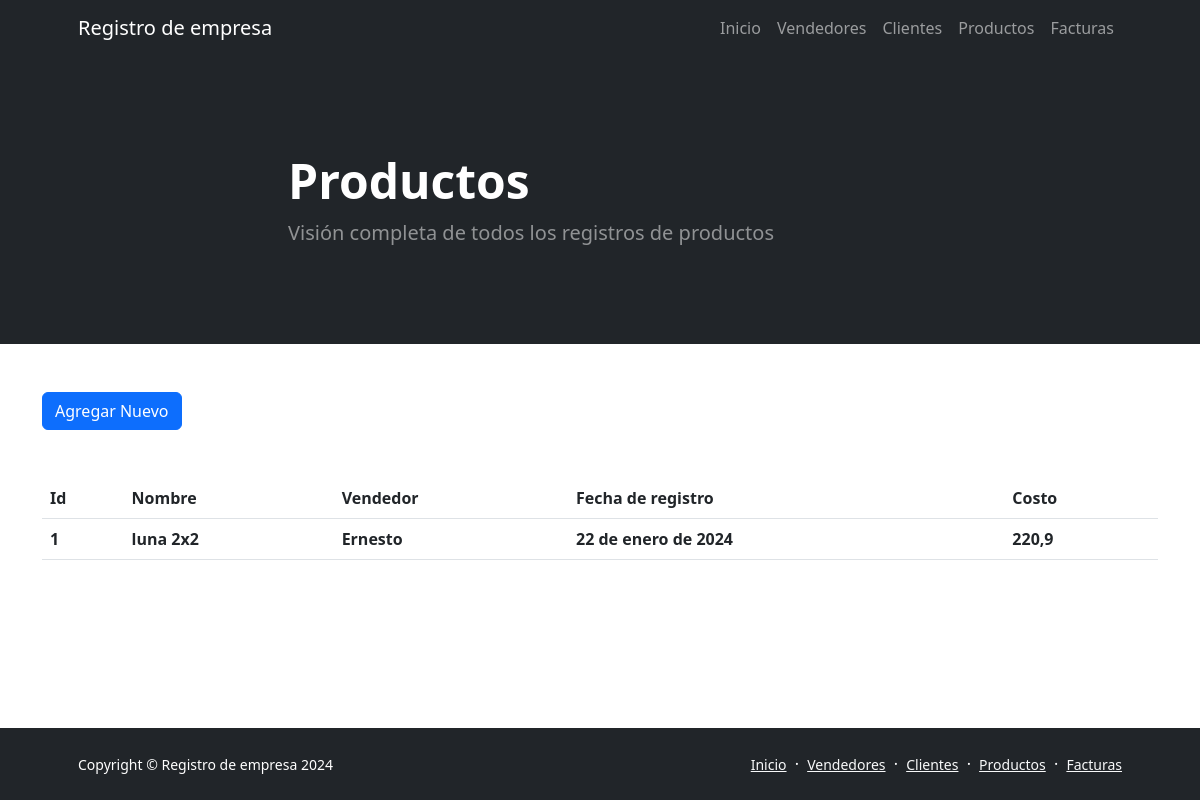
/productos/, run on the app's committed database.
### aplicacion/models.py (models this page shows, shortened)
class Productos(models.Model):
    nombre = models.CharField(max_length=50)
    vendedor = models.CharField(max_length=50)
    fechaRegistro = models.DateField()
    costo = models.FloatField()

### aplicacion/views.py (the view)
# urls.py: path('productos/', productos, name="productos"),
def productos(request):
    contexto = {'productos': Productos.objects.all()}
    return render(request, "aplicacion/productos.html", contexto)

### aplicacion/templates/aplicacion/productos.html
{% extends "aplicacion/index.html" %}
{% block titulo %}
<h1 class="display-5 fw-bolder text-white mb-2">Productos</h1>
<p class="lead fw-normal text-white-50 mb-4">Visión completa de todos los registros de productos</p>
{% endblock titulo %}
{% block contenido %}
<a class="btn btn-primary mb-5" href="{% url 'productos_form' %}" role="button">Agregar Nuevo</a>
<table class="table">
    <thead>
        <tr>
            <th>Id</th>
            <th>Nombre</th>
            <th>Vendedor</th>
            <th>Fecha de registro</th>
            <th>Costo</th>
        </tr>
    </thead>
    <tbody>
    {% for c in productos %}
        <tr>
            <th>{{ c.id }}</th>
            <th>{{ c.nombre }}</th>
            <th>{{ c.vendedor }}</th>
            <th>{{ c.fechaRegistro }}</th>
            <th>{{ c.costo }}</th>
        </tr>
    {% endfor %}
    </tbody>
</table>
{% endblock contenido %}

### data on the page
Productos: id "1", nombre "luna 2x2", vendedor "Ernesto", fechaRegistro "22 de enero de 2024", costo "220,9"
